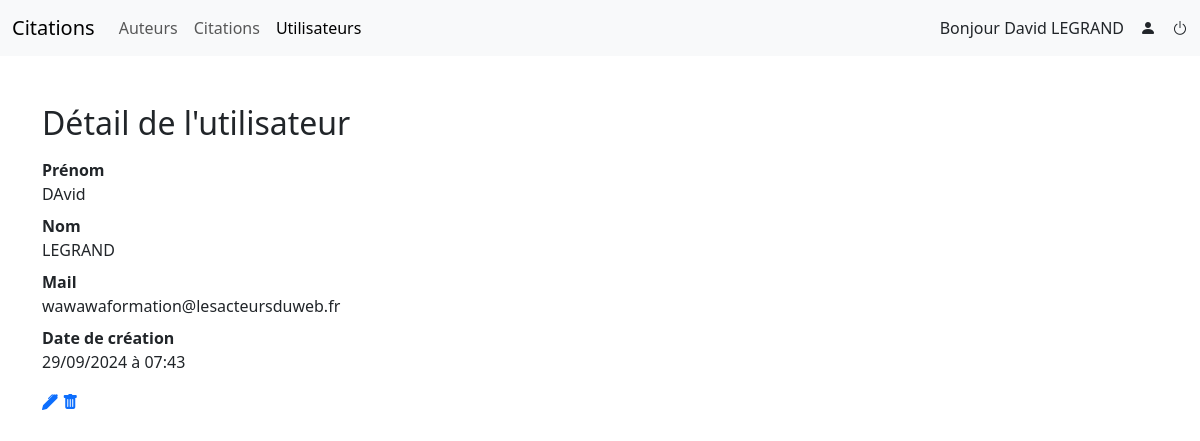
The page /public/index.php?controller=users&action=oneUser&id=1 (signed in) on the database its author committed.
### tables this page shows
CREATE TABLE IF NOT EXISTS `users` (
  `id` int NOT NULL AUTO_INCREMENT,
  `firstname` varchar(64) NOT NULL,
  `lastname` varchar(64) NOT NULL,
  `mail` varchar(320) NOT NULL,
  `password` varchar(256) DEFAULT NULL,
  `token` varchar(256) DEFAULT NULL,
  `created_at` datetime NOT NULL DEFAULT CURRENT_TIMESTAMP,
  PRIMARY KEY (`id`),
  UNIQUE KEY `id` (`id`,`lastname`),
  UNIQUE KEY `mail` (`mail`)
);

### controller/users/oneUser.controller.php (called while the page is built, shortened)
<?php
require_once ROOT . '/model/users.model.php';
$user = getUserById($pdo, $_GET['id']);
require_once ROOT . '/view/template/users/one.view.php';

### controller/users/index.php (called while the page is built, shortened)
<?php
require ROOT . '/model/users.model.php';
if (isset($_GET['action'])) {
    switch ($_GET['action']) {
        case 'allUsers';
        case 'oneUser';
        case 'createUser';
        case 'updateUser';
        case 'deleteUser';
            $action = $_GET['action'];
            break;
    }
} else {
    $action = 'allUsers';
}
require_once __DIR__ . '/' . $action . '.controller.php';

### public/index.php (called while the page is built, shortened)
<?php
if(isset($_GET['controller'])){
    switch($_GET['controller']){
        case 'quotes':
        case 'users':
        case 'authors' :
        case 'profile' :
        case 'authentification' :
            $controller = $_GET['controller'];
            break;
    }
}else{
    $controller = 'quotes';
}
require_once ROOT . '/controller/' . $controller . '/index.php';

### model/users.model.php (called while the page is built, shortened)
<?php
function getUserById(PDO $pdo, int $id): array
{
  $sql = 'SELECT *, DATE_FORMAT(created_at, "%d/%m/%Y à %H:%i") as created  FROM users WHERE id= ?';
  $q = $pdo->prepare($sql);
  $q->execute([$id]);
  return $q->fetch();
}

### view/template/users/one.view.php (the view, shortened to what this page needs)
<dl>
  <dt>Prénom</dt>
  <dd><?= ucfirst($user['firstname']) ?></dd>
  <dt>Nom</dt>
  <dd><?= strtoupper($user['lastname']) ?></dd>
  <dt>Mail</dt>
  <dd><?= $user['mail'] ?></dd>
  <dt>Date de création</dt>
  <dd><?= $user['created'] ?></dd>
</dl>
<a href="index.php?controller=users&action=updateUser&id=<?= $_GET['id'] ?>">
  <i class="bi bi-pen-fill"></i></a>
<a href="index.php?controller=users&action=deleteUser&id=<?= $_GET['id'] ?>"
  onclick="return confirm('Es-tu sûr de vouloir supprimer cet utilisateur ?');">
  <i class="bi bi-trash-fill"></i></a>
<?php
require_once ROOT . '/view/layout.view.php';

### rows shown on the page
users: firstname "DAvid", lastname "LEGRAND", mail "wawawaformation@lesacteursduweb.fr"

### other values the page prints
$_SESSION['profile']['firstname'] "David"
$_SESSION['profile']['lastname'] "LEGRAND"
$title "Détail de l'utilisateur"
$user['created'] "29/09/2024 à 07:43"
